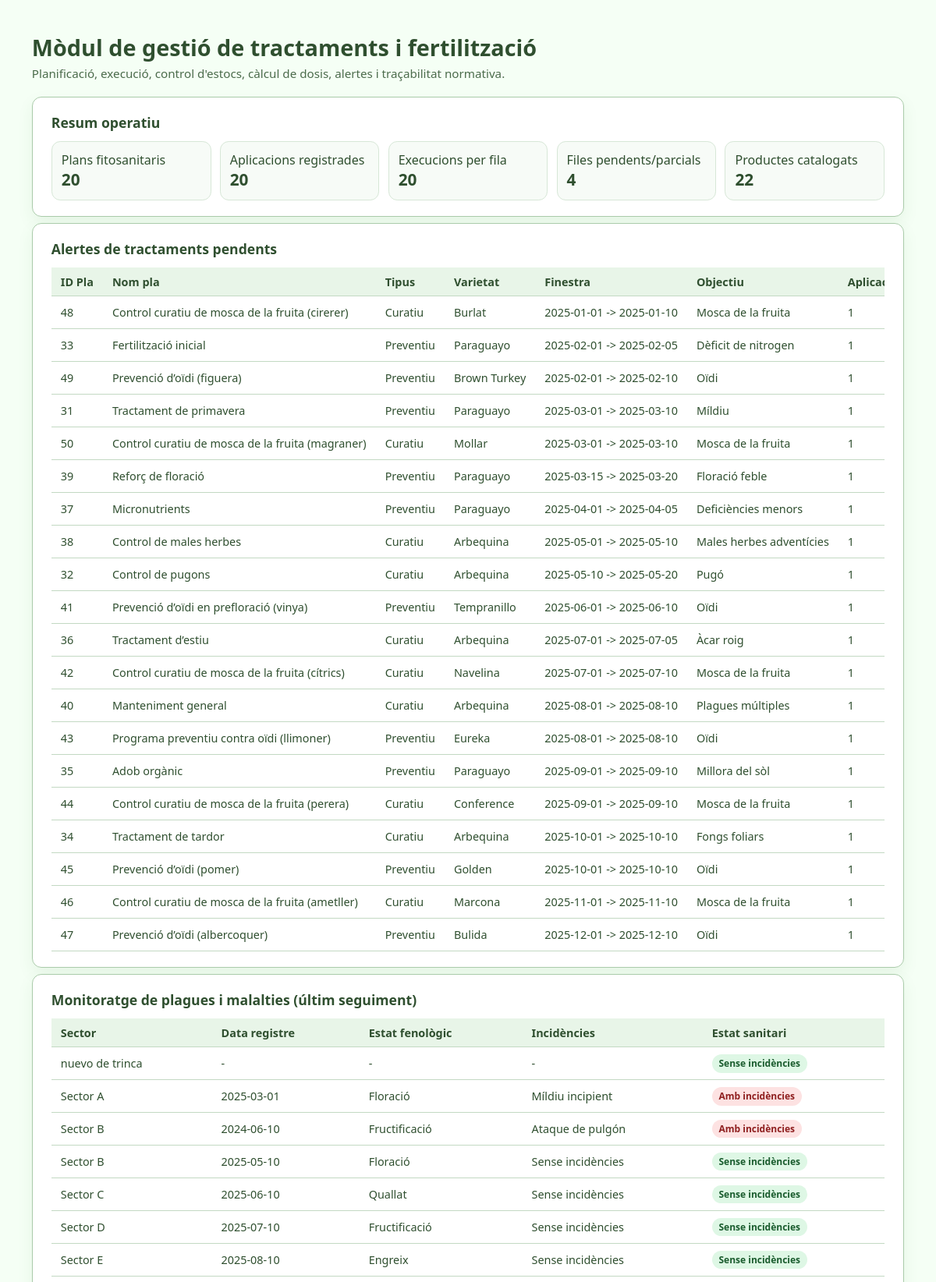
Page /PHP/modul_tractaments_fertilitzacio.php (upper part) on the committed database.
### tables this page shows
CREATE TABLE `pla_tractament` (
  `id_pla` int(11) NOT NULL AUTO_INCREMENT,
  `nom` varchar(200) NOT NULL,
  `tipus` enum('Preventiu','Curatiu') NOT NULL,
  `id_estat_inici` int(11) DEFAULT NULL,
  `id_estat_fi` int(11) DEFAULT NULL,
  `id_varietat` int(11) DEFAULT NULL,
  `finestra_data_inici` date DEFAULT NULL,
  `finestra_data_fi` date DEFAULT NULL,
  `plaga_malaltia_objectiu` varchar(255) DEFAULT NULL,
  `observacions` text DEFAULT NULL,
  PRIMARY KEY (`id_pla`),
  KEY `fk_pla_estat_ini` (`id_estat_inici`),
  KEY `fk_pla_estat_fi` (`id_estat_fi`),
  KEY `fk_pla_varietat` (`id_varietat`),
  CONSTRAINT `fk_pla_estat_fi` FOREIGN KEY (`id_estat_fi`) REFERENCES `estat_fenologic` (`id_estat`),
  CONSTRAINT `fk_pla_estat_ini` FOREIGN KEY (`id_estat_inici`) REFERENCES `estat_fenologic` (`id_estat`),
  CONSTRAINT `fk_pla_varietat` FOREIGN KEY (`id_varietat`) REFERENCES `varietat` (`id_varietat`)
);

CREATE TABLE `varietat` (
  `id_varietat` int(11) NOT NULL AUTO_INCREMENT,
  `id_especie` int(11) NOT NULL,
  `nom_cientific` varchar(255) NOT NULL,
  `nom_comu` varchar(255) NOT NULL,
  `caracteristiques_agronomiques` text DEFAULT NULL,
  `cicle_vegetatiu` text DEFAULT NULL,
  `requisits_pollinitzacio` text DEFAULT NULL,
  `productivitat_mitjana` decimal(10,2) DEFAULT NULL,
  `qualitats_organoleptiques` text DEFAULT NULL,
  `foto_url` varchar(255) DEFAULT NULL,
  PRIMARY KEY (`id_varietat`),
  KEY `id_especie` (`id_especie`),
  CONSTRAINT `varietat_ibfk_1` FOREIGN KEY (`id_especie`) REFERENCES `especie` (`id_especie`)
);

CREATE TABLE `sector` (
  `id_sector` int(11) NOT NULL AUTO_INCREMENT,
  `nom` varchar(255) DEFAULT NULL,
  `superficie` decimal(10,2) DEFAULT NULL,
  `geometria` geometry NOT NULL,
  `geometria_kml` longtext NOT NULL,
  `foto_url` varchar(255) DEFAULT NULL,
  `created_at` timestamp NULL DEFAULT current_timestamp(),
  `estat_productiu` enum('Repos','Plantat','Productiu','Reconvertit','Abandonat') DEFAULT 'Plantat',
  PRIMARY KEY (`id_sector`),
  SPATIAL KEY `geometria` (`geometria`)
);

### PHP/modul_tractaments_fertilitzacio.php (the view, shortened to what this page needs)
<?php
$conn = db_connect();
function fetchAllAssoc(mysqli_stmt $stmt): array
{
    $rows = [];
    $result = $stmt->get_result();
    while ($row = $result->fetch_assoc()) {
        $rows[] = $row;
    }
    return $rows;
}
function scalar(mysqli $conn, string $sql): int
{
    $res = $conn->query($sql);
    $row = $res->fetch_row();
    return (int) ($row[0] ?? 0);
}
$kpis = [
    'plans' => scalar($conn, "SELECT COUNT(*) FROM pla_tractament"),
    'aplicacions' => scalar($conn, "SELECT COUNT(*) FROM aplicacio"),
    'aplicacions_fila' => scalar($conn, "SELECT COUNT(*) FROM aplicacio_fila"),
    'aplicacions_pendents' => scalar($conn, "SELECT COUNT(*) FROM aplicacio_fila WHERE estat <> 'Fet'"),
    'productes' => scalar($conn, "SELECT COUNT(*) FROM producte"),
];
$sqlPlansPendents = "
SELECT
    pt.id_pla,
    pt.nom AS pla_nom,
    pt.tipus,
    pt.finestra_data_inici,
    pt.finestra_data_fi,
    pt.plaga_malaltia_objectiu,
    v.nom_comu AS varietat,
    COALESCE(ap.num_aplicacions, 0) AS num_aplicacions,
    CASE
      WHEN CURDATE() > pt.finestra_data_fi AND COALESCE(ap.num_aplicacions, 0) = 0 THEN 'Crítica'
      WHEN CURDATE() BETWEEN pt.finestra_data_inici AND pt.finestra_data_fi AND COALESCE(ap.num_aplicacions, 0) = 0 THEN 'Alta'
      ELSE 'Control'
    END AS nivell_alerta
FROM pla_tractament pt
LEFT JOIN varietat v ON v.id_varietat = pt.id_varietat
LEFT JOIN (
    SELECT id_pla, COUNT(*) AS num_aplicacions
    FROM aplicacio
    GROUP BY id_pla
) ap ON ap.id_pla = pt.id_pla
WHERE (
    (CURDATE() BETWEEN pt.finestra_data_inici AND pt.finestra_data_fi)
    OR (CURDATE() > pt.finestra_data_fi)
)
ORDER BY
    CASE nivell_alerta WHEN 'Crítica' THEN 1 WHEN 'Alta' THEN 2 ELSE 3 END,
    pt.finestra_data_fi ASC
";
$stmtPlansPendents = $conn->prepare($sqlPlansPendents);
$stmtPlansPendents->execute();
$plansPendents = fetchAllAssoc($stmtPlansPendents);
$sqlMonitoratge = "
SELECT
    s.id_sector,
    s.nom AS sector_nom,
    seg.data_registre,
    seg.incidencies_detectades,
    seg.estat_fenologic,
    CASE
      WHEN seg.incidencies_detectades IS NULL OR TRIM(seg.incidencies_detectades) = '' OR LOWER(TRIM(seg.incidencies_detectades)) LIKE 'sense%' THEN 'Sense incidències'
      ELSE 'Amb incidències'
    END AS estat_sanitari
FROM sector s
LEFT JOIN (
    SELECT sg1.id_sector, sg1.data_registre, sg1.incidencies_detectades, sg1.estat_fenologic
    FROM seguiment sg1
    JOIN (
        SELECT id_sector, MAX(data_registre) AS max_data
        FROM seguiment
        GROUP BY id_sector
    ) sg2 ON sg2.id_sector = sg1.id_sector AND sg2.max_data = sg1.data_registre
) seg ON seg.id_sector = s.id_sector
ORDER BY s.nom
";
$stmtMonitoratge = $conn->prepare($sqlMonitoratge);
$stmtMonitoratge->execute();
$monitoratge = fetchAllAssoc($stmtMonitoratge);
?>
<!DOCTYPE html>
<html lang="ca">
<head>
    <link rel="stylesheet" href="../HTML/styles.css">
    <link rel="stylesheet" href="https://unpkg.com/leaflet@1.9.4/dist/leaflet.css" />
</head>
<body>
<div class="page">
  <div class="page-header">
    <h1>Mòdul de gestió de tractaments i fertilització</h1>
    <p class="page-subtitle">Planificació, execució, control d'estocs, càlcul de dosis, alertes i traçabilitat normativa.</p>
  </div>
  <div class="panel">
    <h2 class="panel-title">Resum operatiu</h2>
    <div class="kpi-grid">
      <div class="kpi-card"><span>Plans fitosanitaris</span><strong><?php echo $kpis['plans']; ?></strong></div>
      <div class="kpi-card"><span>Aplicacions registrades</span><strong><?php echo $kpis['aplicacions']; ?></strong></div>
      <div class="kpi-card"><span>Execucions per fila</span><strong><?php echo $kpis['aplicacions_fila']; ?></strong></div>
      <div class="kpi-card"><span>Files pendents/parcials</span><strong><?php echo $kpis['aplicacions_pendents']; ?></strong></div>
      <div class="kpi-card"><span>Productes catalogats</span><strong><?php echo $kpis['productes']; ?></strong></div>
    </div>
  </div>
  <div class="panel mt-2">
    <h2 class="panel-title">Alertes de tractaments pendents</h2>
    <div class="table-scroll">
      <table class="table">
        <thead><tr><th>ID Pla</th><th>Nom pla</th><th>Tipus</th><th>Varietat</th><th>Finestra</th><th>Objectiu</th><th>Aplicacions</th><th>Alerta</th></tr></thead>
        <tbody>
        <?php if (empty($plansPendents)): ?>
          <tr><td colspan="8">No hi ha plans en finestra activa o vençuda.</td></tr>
        <?php else: foreach ($plansPendents as $r): ?>
          <tr>
            <td><?php echo (int) $r['id_pla']; ?></td>
            <td><?php echo htmlspecialchars($r['pla_nom'] ?? ''); ?></td>
            <td><?php echo htmlspecialchars($r['tipus'] ?? ''); ?></td>
            <td><?php echo htmlspecialchars($r['varietat'] ?? '-'); ?></td>
            <td><?php echo htmlspecialchars(($r['finestra_data_inici'] ?? '-') . ' -> ' . ($r['finestra_data_fi'] ?? '-')); ?></td>
            <td><?php echo htmlspecialchars($r['plaga_malaltia_objectiu'] ?? '-'); ?></td>
            <td><?php echo (int) ($r['num_aplicacions'] ?? 0); ?></td>
          </tr>
        <?php endforeach; endif; ?>
        </tbody>
      </table>
    </div>
  </div>
  <div class="panel mt-2">
    <h2 class="panel-title">Monitoratge de plagues i malalties (últim seguiment)</h2>
    <div class="table-scroll">
      <table class="table">
        <thead><tr><th>Sector</th><th>Data registre</th><th>Estat fenològic</th><th>Incidències</th><th>Estat sanitari</th></tr></thead>
        <tbody>
        <?php if (empty($monitoratge)): ?>
          <tr><td colspan="5">No hi ha seguiments registrats.</td></tr>
        <?php else: foreach ($monitoratge as $r): ?>
          <tr>
            <td><?php echo htmlspecialchars($r['sector_nom'] ?? ''); ?></td>
            <td><?php echo htmlspecialchars($r['data_registre'] ?? '-'); ?></td>
            <td><?php echo htmlspecialchars($r['estat_fenologic'] ?? '-'); ?></td>
            <td><?php echo htmlspecialchars($r['incidencies_detectades'] ?? '-'); ?></td>
            <td>
              <?php if (($r['estat_sanitari'] ?? '') === 'Amb incidències'): ?>
                <span class="chip chip-bad">Amb incidències</span>
              <?php else: ?>
                <span class="chip chip-ok">Sense incidències</span>
              <?php endif; ?>
            </td>
          </tr>
        <?php endforeach; endif; ?>
        </tbody>
      </table>
    </div>
  </div>
</div>
</body>
</html>

### HTML/styles.css (style rules this page uses)
*, *::before, *::after { box-sizing: border-box; }
html, body { margin: 0; padding: 0; }
body { font-family: system-ui, -apple-system, BlinkMacSystemFont, "Segoe UI", sans-serif; background: #f0f4f0; color: #2f4f2f; }
body:not(.app-layout-body) { padding: 1.5rem; min-height: 100vh; background: #f5fff5; }
.page { max-width: 1600px; margin: 0 auto; padding: clamp(1rem, 1.4vw, 1.5rem); color: #2f4f2f; }
.page-header { margin-bottom: 1.25rem; }
.page-header h1, .page-header h2 { margin: 0; font-size: 1.8rem; color: #2f4f2f; }
.page-subtitle { margin: 0.25rem 0 1rem; color: #4c6b4c; font-size: 0.95rem; }
.panel { background: #ffffff; border-radius: 0.75rem; padding: 1.25rem 1.5rem; border: 1px solid #aacbaa; box-shadow: 0 8px 20px rgba(47, 125, 47, 0.08); }
.panel-title { margin: 0 0 0.75rem; font-size: 1.1rem; color: #2f4f2f; }
.table-scroll { width: 100%; max-width: 100%; overflow-x: auto; overflow-y: hidden; -webkit-overflow-scrolling: touch; }
.table { width: max-content; min-width: 100%; border-collapse: collapse; font-size: 0.9rem; color: #2f4f2f; }
.table thead { background: #e8f5e8; }
.table th, .table td { padding: 0.55rem 0.75rem; border-bottom: 1px solid #c3d9c3; text-align: left; }
.mt-2 { margin-top: 0.5rem; }

### PHP/modul_tractaments_fertilitzacio.php (style rules this page uses)
.kpi-grid { display:grid; grid-template-columns: repeat(auto-fit, minmax(180px,1fr)); gap:0.7rem; }
.kpi-card { border:1px solid #d7e7d7; border-radius:0.7rem; padding:0.75rem; background:#f7fbf7; }
.kpi-card strong { display:block; font-size:1.3rem; }
.chip { border-radius:999px; padding:0.2rem 0.55rem; font-size:0.75rem; font-weight:700; display:inline-block; }
.chip-ok { background:#def7e5; color:#1a5c2e; }
.chip-bad { background:#fde2e2; color:#8f1f1f; }

### rows in the picture
pla_tractament: id_pla "48", nom "Control curatiu de mosca de la fruita (cirerer)", tipus "Curatiu", id_varietat.nom_comu "Burlat", finestra_data_inici+finestra_data_fi "2025-01-01 -> 2025-01-10", plaga_malaltia_objectiu "Mosca de la fruita", num_aplicacions "1"
pla_tractament: id_pla "33", nom "Fertilització inicial", tipus "Preventiu", id_varietat.nom_comu "Paraguayo", finestra_data_inici+finestra_data_fi "2025-02-01 -> 2025-02-05", plaga_malaltia_objectiu "Dèficit de nitrogen", num_aplicacions "1"
pla_tractament: id_pla "49", nom "Prevenció d’oïdi (figuera)", tipus "Preventiu", id_varietat.nom_comu "Brown Turkey", finestra_data_inici+finestra_data_fi "2025-02-01 -> 2025-02-10", plaga_malaltia_objectiu "Oïdi", num_aplicacions "1"
pla_tractament: id_pla "31", nom "Tractament de primavera", tipus "Preventiu", id_varietat.nom_comu "Paraguayo", finestra_data_inici+finestra_data_fi "2025-03-01 -> 2025-03-10", plaga_malaltia_objectiu "Míldiu", num_aplicacions "1"
pla_tractament: id_pla "50", nom "Control curatiu de mosca de la fruita (magraner)", tipus "Curatiu", id_varietat.nom_comu "Mollar", finestra_data_inici+finestra_data_fi "2025-03-01 -> 2025-03-10", plaga_malaltia_objectiu "Mosca de la fruita", num_aplicacions "1"
pla_tractament: id_pla "39", nom "Reforç de floració", tipus "Preventiu", id_varietat.nom_comu "Paraguayo", finestra_data_inici+finestra_data_fi "2025-03-15 -> 2025-03-20", plaga_malaltia_objectiu "Floració feble", num_aplicacions "1"
pla_tractament: id_pla "37", nom "Micronutrients", tipus "Preventiu", id_varietat.nom_comu "Paraguayo", finestra_data_inici+finestra_data_fi "2025-04-01 -> 2025-04-05", plaga_malaltia_objectiu "Deficiències menors", num_aplicacions "1"
pla_tractament: id_pla "38", nom "Control de males herbes", tipus "Curatiu", id_varietat.nom_comu "Arbequina", finestra_data_inici+finestra_data_fi "2025-05-01 -> 2025-05-10", plaga_malaltia_objectiu "Males herbes adventícies", num_aplicacions "1"
pla_tractament: id_pla "32", nom "Control de pugons", tipus "Curatiu", id_varietat.nom_comu "Arbequina", finestra_data_inici+finestra_data_fi "2025-05-10 -> 2025-05-20", plaga_malaltia_objectiu "Pugó", num_aplicacions "1"
pla_tractament: id_pla "41", nom "Prevenció d’oïdi en prefloració (vinya)", tipus "Preventiu", id_varietat.nom_comu "Tempranillo", finestra_data_inici+finestra_data_fi "2025-06-01 -> 2025-06-10", plaga_malaltia_objectiu "Oïdi", num_aplicacions "1"
pla_tractament: id_pla "36", nom "Tractament d’estiu", tipus "Curatiu", id_varietat.nom_comu "Arbequina", finestra_data_inici+finestra_data_fi "2025-07-01 -> 2025-07-05", plaga_malaltia_objectiu "Àcar roig", num_aplicacions "1"
pla_tractament: id_pla "42", nom "Control curatiu de mosca de la fruita (cítrics)", tipus "Curatiu", id_varietat.nom_comu "Navelina", finestra_data_inici+finestra_data_fi "2025-07-01 -> 2025-07-10", plaga_malaltia_objectiu "Mosca de la fruita", num_aplicacions "1"
pla_tractament: id_pla "40", nom "Manteniment general", tipus "Curatiu", id_varietat.nom_comu "Arbequina", finestra_data_inici+finestra_data_fi "2025-08-01 -> 2025-08-10", plaga_malaltia_objectiu "Plagues múltiples", num_aplicacions "1"
pla_tractament: id_pla "43", nom "Programa preventiu contra oïdi (llimoner)", tipus "Preventiu", id_varietat.nom_comu "Eureka", finestra_data_inici+finestra_data_fi "2025-08-01 -> 2025-08-10", plaga_malaltia_objectiu "Oïdi", num_aplicacions "1"
pla_tractament: id_pla "35", nom "Adob orgànic", tipus "Preventiu", id_varietat.nom_comu "Paraguayo", finestra_data_inici+finestra_data_fi "2025-09-01 -> 2025-09-10", plaga_malaltia_objectiu "Millora del sòl", num_aplicacions "1"
pla_tractament: id_pla "44", nom "Control curatiu de mosca de la fruita (perera)", tipus "Curatiu", id_varietat.nom_comu "Conference", finestra_data_inici+finestra_data_fi "2025-09-01 -> 2025-09-10", plaga_malaltia_objectiu "Mosca de la fruita", num_aplicacions "1"
pla_tractament: id_pla "34", nom "Tractament de tardor", tipus "Curatiu", id_varietat.nom_comu "Arbequina", finestra_data_inici+finestra_data_fi "2025-10-01 -> 2025-10-10", plaga_malaltia_objectiu "Fongs foliars", num_aplicacions "1"
pla_tractament: id_pla "45", nom "Prevenció d’oïdi (pomer)", tipus "Preventiu", id_varietat.nom_comu "Golden", finestra_data_inici+finestra_data_fi "2025-10-01 -> 2025-10-10", plaga_malaltia_objectiu "Oïdi", num_aplicacions "1"
pla_tractament: id_pla "46", nom "Control curatiu de mosca de la fruita (ametller)", tipus "Curatiu", id_varietat.nom_comu "Marcona", finestra_data_inici+finestra_data_fi "2025-11-01 -> 2025-11-10", plaga_malaltia_objectiu "Mosca de la fruita", num_aplicacions "1"
pla_tractament: id_pla "47", nom "Prevenció d’oïdi (albercoquer)", tipus "Preventiu", id_varietat.nom_comu "Bulida", finestra_data_inici+finestra_data_fi "2025-12-01 -> 2025-12-10", plaga_malaltia_objectiu "Oïdi", num_aplicacions "1"
sector: nom "nuevo de trinca", data_registre "-", estat_fenologic "-", incidencies_detectades "-", shows "Sense incidències"
sector: nom "Sector A", data_registre "2025-03-01", estat_fenologic "Floració", incidencies_detectades "Míldiu incipient", shows "Amb incidències"
sector: nom "Sector B", data_registre "2024-06-10", estat_fenologic "Fructificació", incidencies_detectades "Ataque de pulgón", shows "Amb incidències"
sector: nom "Sector B", data_registre "2025-05-10", estat_fenologic "Floració", incidencies_detectades "Sense incidències"
sector: nom "Sector C", data_registre "2025-06-10", estat_fenologic "Quallat", incidencies_detectades "Sense incidències"
sector: nom "Sector D", data_registre "2025-07-10", estat_fenologic "Fructificació", incidencies_detectades "Sense incidències"
sector: nom "Sector E", data_registre "2025-08-10", estat_fenologic "Engreix", incidencies_detectades "Sense incidències"

### other values in the picture
$kpis['plans'] "20"
$kpis['aplicacions'] "20"
$kpis['aplicacions_fila'] "20"
$kpis['aplicacions_pendents'] "4"
$kpis['productes'] "22"
